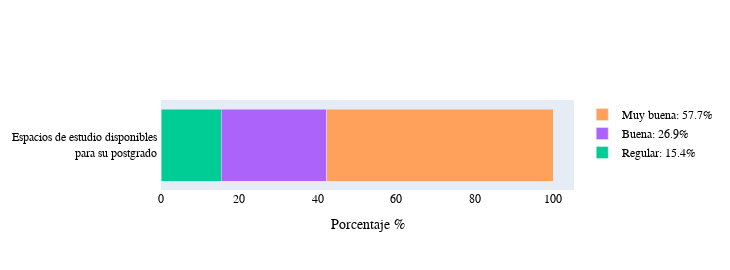
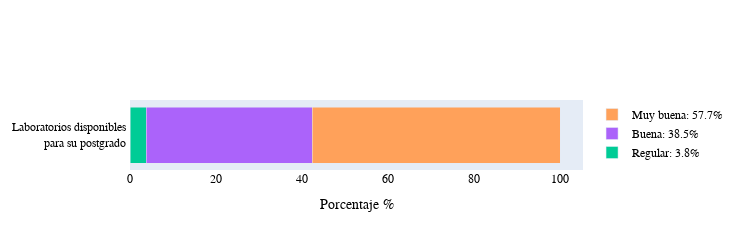
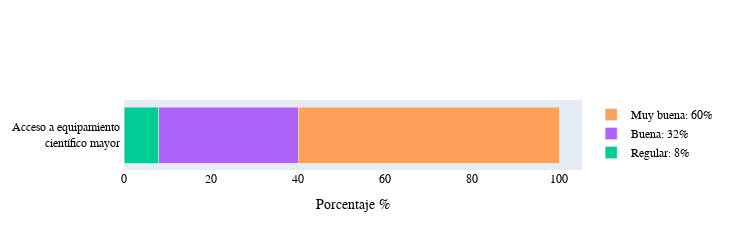
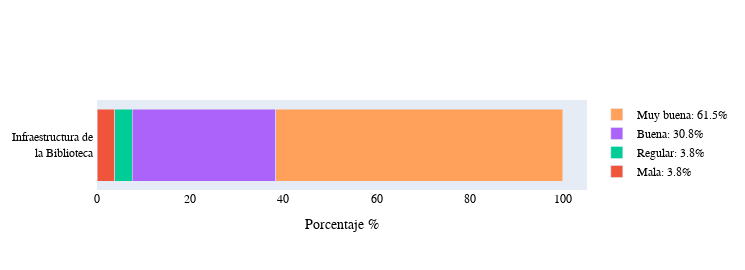

Notebook cell for these charts, in order:
### Markdown cell above
## Las opiniones sobre la calidad de los recursos de apoyo, se basaron en la siguiente escala:

Escala  | Opinión
:--- |:--- 
1  | Muy mala 
2  | Mala 
3  | Regular
4  | Buena
5  | Muy Buena
NA | No aplica/no sabe

### Code cell
path_file_sorted    = 'egresados_sorted_sin.xlsx'
resp_num(path_file_sorted)

### Figure 1 — Plotly figure (JSON) as saved in the notebook; plotly's stock layout.template omitted (floating-point values rounded to 4 significant figures)
{"data": [{"name": "Muy mala", "orientation": "h", "type": "bar", "x": [], "y": ["Espacios de estudio disponibles <br> para su postgrado "]}, {"name": "Mala: 3.8%", "orientation": "h", "type": "bar", "x": [], "y": ["Espacios de estudio disponibles <br> para su postgrado "]}, {"name": "Regular: 15.4%", "orientation": "h", "type": "bar", "x": [15.4], "y": ["Espacios de estudio disponibles <br> para su postgrado "]}, {"name": "Buena: 26.9%", "orientation": "h", "type": "bar", "x": [26.9], "y": ["Espacios de estudio disponibles <br> para su postgrado "]}, {"name": "Muy buena: 57.7%", "orientation": "h", "type": "bar", "x": [57.7], "y": ["Espacios de estudio disponibles <br> para su postgrado "]}], "layout": {"barmode": "stack", "font": {"color": "black", "family": "Rockwell", "size": 12}, "height": 270, "legend": {"title": {"font": {"color": "green"}}}, "title": {"font": {"color": "black", "family": "Rockwell", "size": 14}, "text": ""}, "width": 730, "xaxis": {"title": {"text": "Porcentaje %"}}}}

### Figure 2 — Plotly figure (JSON) as saved in the notebook; plotly's stock layout.template omitted (floating-point values rounded to 4 significant figures)
{"data": [{"name": "Muy mala", "orientation": "h", "type": "bar", "x": [], "y": ["Laboratorios disponibles <br> para su postgrado "]}, {"name": "Mala", "orientation": "h", "type": "bar", "x": [], "y": ["Laboratorios disponibles <br> para su postgrado "]}, {"name": "Regular: 3.8%", "orientation": "h", "type": "bar", "x": [3.8], "y": ["Laboratorios disponibles <br> para su postgrado "]}, {"name": "Buena: 38.5%", "orientation": "h", "type": "bar", "x": [38.5], "y": ["Laboratorios disponibles <br> para su postgrado "]}, {"name": "Muy buena: 57.7%", "orientation": "h", "type": "bar", "x": [57.7], "y": ["Laboratorios disponibles <br> para su postgrado "]}], "layout": {"barmode": "stack", "font": {"color": "black", "family": "Rockwell", "size": 12}, "height": 250, "legend": {"font": {"color": "black", "family": "Rockwell", "size": 12}, "title": {"font": {"color": "green"}}}, "title": {"font": {"color": "black", "family": "Rockwell", "size": 14}, "text": ""}, "width": 740, "xaxis": {"title": {"text": "Porcentaje %"}}}}

### Figure 3 — Plotly figure (JSON) as saved in the notebook; plotly's stock layout.template omitted (floating-point values rounded to 4 significant figures)
{"data": [{"name": "Muy mala", "orientation": "h", "type": "bar", "x": [], "y": ["Acceso a equipamiento <br> científico mayor "]}, {"name": "Mala", "orientation": "h", "type": "bar", "x": [], "y": ["Acceso a equipamiento <br> científico mayor "]}, {"name": "Regular: 8%", "orientation": "h", "type": "bar", "x": [8], "y": ["Acceso a equipamiento <br> científico mayor "]}, {"name": "Buena: 32%", "orientation": "h", "type": "bar", "x": [32], "y": ["Acceso a equipamiento <br> científico mayor "]}, {"name": "Muy buena: 60%", "orientation": "h", "type": "bar", "x": [60], "y": ["Acceso a equipamiento <br> científico mayor "]}], "layout": {"barmode": "stack", "font": {"color": "black", "family": "Rockwell", "size": 12}, "height": 250, "legend": {"title": {"font": {"color": "green"}}}, "title": {"font": {"color": "black", "family": "Rockwell", "size": 14}, "text": ""}, "width": 730, "xaxis": {"title": {"text": "Porcentaje %"}}}}

### Figure 4 — Plotly figure (JSON) as saved in the notebook; plotly's stock layout.template omitted (floating-point values rounded to 4 significant figures)
{"data": [{"name": "Muy mala", "orientation": "h", "type": "bar", "x": [], "y": ["Infraestructura de <br> la Biblioteca "]}, {"name": "Mala: 3.8%", "orientation": "h", "type": "bar", "x": [3.8], "y": ["Infraestructura de <br> la Biblioteca "]}, {"name": "Regular: 3.8%", "orientation": "h", "type": "bar", "x": [3.8], "y": ["Infraestructura de <br> la Biblioteca "]}, {"name": "Buena: 30.8%", "orientation": "h", "type": "bar", "x": [30.8], "y": ["Infraestructura de <br> la Biblioteca "]}, {"name": "Muy buena: 61.5%", "orientation": "h", "type": "bar", "x": [61.5], "y": ["Infraestructura de <br> la Biblioteca "]}], "layout": {"barmode": "stack", "font": {"color": "black", "family": "Rockwell", "size": 12}, "height": 270, "legend": {"title": {"font": {"color": "green"}}}, "title": {"font": {"color": "black", "family": "Rockwell", "size": 14}, "text": ""}, "width": 745, "xaxis": {"title": {"text": "Porcentaje %"}}}}
